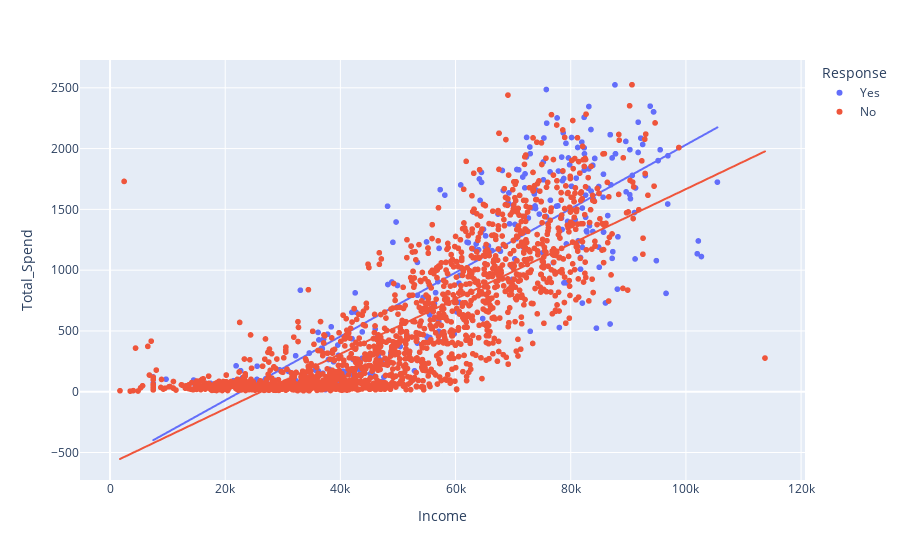

Notebook code for this chart:
### Code cell
#df = px.data.df()
fig = px.scatter(df_quantile, x="Income", y="Total_Spend", color="Response",trendline="ols")
#, size='petal_length', hover_data=['petal_width']
fig.show()

### Figure 1 — Plotly figure (JSON) as saved in the notebook; plotly's stock layout.template omitted (floating-point values rounded to 4 significant figures; data arrays with more than 128 entries replaced by an {"elided": "..."} marker saying what was removed)
{"data": [{"hovertemplate": "Response=Yes<br>Income=%{x}<br>Total_Spend=%{y}<extra></extra>", "legendgroup": "Yes", "marker": {"color": "#636efa", "symbol": "circle"}, "mode": "markers", "name": "Yes", "showlegend": true, "type": "scattergl", "x": {"elided": "333 int values"}, "xaxis": "x", "y": {"elided": "333 int values"}, "yaxis": "y"}, {"hovertemplate": "<b>OLS trendline</b><br>Total_Spend = 0.0262653 * Income + -595.767<br>R<sup>2</sup>=0.717112<br><br>Response=Yes<br>Income=%{x}<br>Total_Spend=%{y} <b>(trend)</b><extra></extra>", "legendgroup": "Yes", "marker": {"color": "#636efa", "symbol": "circle"}, "mode": "lines", "name": "Yes", "showlegend": false, "type": "scattergl", "x": {"elided": "333 int values"}, "xaxis": "x", "y": {"elided": "333 float values"}, "yaxis": "y"}, {"hovertemplate": "Response=No<br>Income=%{x}<br>Total_Spend=%{y}<extra></extra>", "legendgroup": "No", "marker": {"color": "#EF553B", "symbol": "circle"}, "mode": "markers", "name": "No", "showlegend": true, "type": "scattergl", "x": {"elided": "1875 int values"}, "xaxis": "x", "y": {"elided": "1875 int values"}, "yaxis": "y"}, {"hovertemplate": "<b>OLS trendline</b><br>Total_Spend = 0.0225906 * Income + -592.426<br>R<sup>2</sup>=0.659759<br><br>Response=No<br>Income=%{x}<br>Total_Spend=%{y} <b>(trend)</b><extra></extra>", "legendgroup": "No", "marker": {"color": "#EF553B", "symbol": "circle"}, "mode": "lines", "name": "No", "showlegend": false, "type": "scattergl", "x": {"elided": "1875 int values"}, "xaxis": "x", "y": {"elided": "1875 float values"}, "yaxis": "y"}], "layout": {"legend": {"title": {"text": "Response"}, "tracegroupgap": 0}, "margin": {"t": 60}, "xaxis": {"anchor": "y", "domain": [0, 1], "title": {"text": "Income"}}, "yaxis": {"anchor": "x", "domain": [0, 1], "title": {"text": "Total_Spend"}}}}
